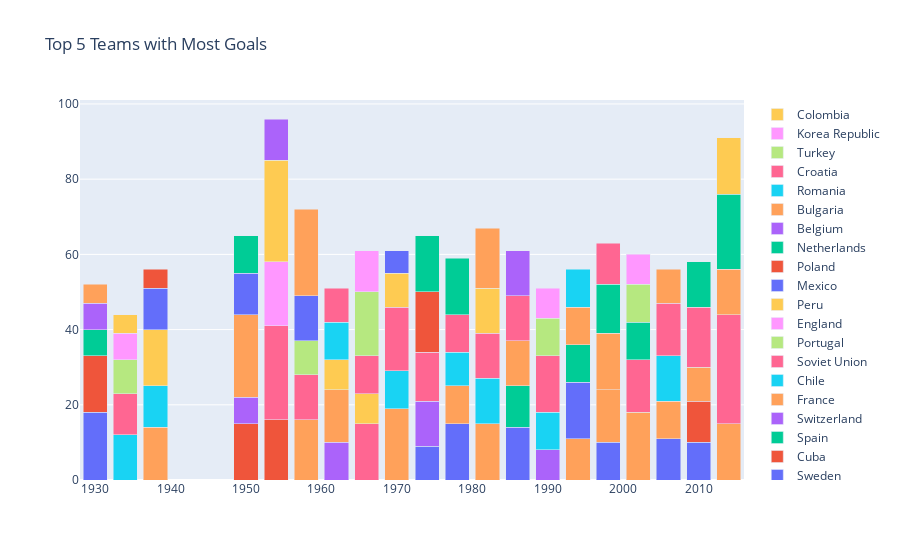

Notebook code for this chart:
### Code cell
import plotly.graph_objects as go
import plotly.offline as pyo

# Initialize Plotly offline mode
pyo.init_notebook_mode(connected=True)

# Check the data for potential issues
print(top5.head())  # Display the first few rows
print(top5.isnull().sum())  # Check for missing values

# Filter out rows with missing data
top5 = top5.dropna(subset=['Country', 'Year', 'Goals'])

# Prepare the data for plotting
data = []
for team in top5['Country'].drop_duplicates().values:
    year = top5[top5['Country'] == team]['Year']
    goal = top5[top5['Country'] == team]['Goals']

    # Ensure non-empty data
    if not year.empty and not goal.empty:
        data.append(go.Bar(x=year, y=goal, name=team))

# Create the layout for the plot
layout = go.Layout(barmode='stack', title='Top 5 Teams with Most Goals', showlegend=True)

# Create the figure and display it
fig = go.Figure(data=data, layout=layout)
fig.show()

### Figure 1 — Plotly figure (JSON) as saved in the notebook; plotly's stock layout.template omitted (floating-point values rounded to 4 significant figures)
{"data": [{"name": "Argentina", "x": [1930, 1974, 1978, 1986, 1998, 2006, 2010], "y": [18, 9, 15, 14, 10, 11, 10], "type": "bar"}, {"name": "Uruguay", "x": [1930, 1950, 1954, 2010], "y": [15, 15, 16, 11], "type": "bar"}, {"name": "USA", "x": [1930], "y": [7], "type": "bar"}, {"name": "Yugoslavia", "x": [1930, 1950, 1962, 1974, 1990], "y": [7, 7, 10, 12, 8], "type": "bar"}, {"name": "Brazil", "x": [1930, 1938, 1950, 1958, 1962, 1970, 1978, 1982, 1994, 1998, 2002, 2006, 2010, 2014], "y": [5, 14, 22, 16, 14, 19, 10, 15, 11, 14, 18, 10, 9, 15], "type": "bar"}, {"name": "Italy", "x": [1934, 1938, 1970, 1978, 1982, 1990, 2006], "y": [12, 11, 10, 9, 12, 10, 12], "type": "bar"}, {"name": "Germany", "x": [1934, 1954, 1958, 1966, 1970, 1974, 1978, 1982, 1990, 2002, 2006, 2010, 2014], "y": [11, 25, 12, 15, 17, 13, 10, 12, 15, 14, 14, 16, 29], "type": "bar"}, {"name": "Czechoslovakia", "x": [1934, 1958, 1990], "y": [9, 9, 10], "type": "bar"}, {"name": "Austria", "x": [1934, 1954], "y": [7, 17], "type": "bar"}, {"name": "Hungary", "x": [1934, 1938, 1954, 1962, 1966, 1982], "y": [5, 15, 27, 8, 8, 12], "type": "bar"}, {"name": "Sweden", "x": [1938, 1950, 1958, 1994], "y": [11, 11, 12, 15], "type": "bar"}, {"name": "Cuba", "x": [1938], "y": [5], "type": "bar"}, {"name": "Spain", "x": [1950, 1986, 1994, 2002], "y": [10, 11, 10, 10], "type": "bar"}, {"name": "Switzerland", "x": [1954], "y": [11], "type": "bar"}, {"name": "France", "x": [1958, 1982, 1986, 1998, 2006, 2014], "y": [23, 16, 12, 15, 9, 12], "type": "bar"}, {"name": "Chile", "x": [1962], "y": [10], "type": "bar"}, {"name": "Soviet Union", "x": [1962, 1966, 1986], "y": [9, 10, 12], "type": "bar"}, {"name": "Portugal", "x": [1966], "y": [17], "type": "bar"}, {"name": "England", "x": [1966, 1990], "y": [11, 8], "type": "bar"}, {"name": "Peru", "x": [1970], "y": [9], "type": "bar"}, {"name": "Mexico", "x": [1970], "y": [6], "type": "bar"}, {"name": "Poland", "x": [1974], "y": [16], "type": "bar"}, {"name": "Netherlands", "x": [1974, 1978, 1998, 2010, 2014], "y": [15, 15, 13, 12, 20], "type": "bar"}, {"name": "Belgium", "x": [1986], "y": [12], "type": "bar"}, {"name": "Bulgaria", "x": [1994], "y": [10], "type": "bar"}, {"name": "Romania", "x": [1994], "y": [10], "type": "bar"}, {"name": "Croatia", "x": [1998], "y": [11], "type": "bar"}, {"name": "Turkey", "x": [2002], "y": [10], "type": "bar"}, {"name": "Korea Republic", "x": [2002], "y": [8], "type": "bar"}, {"name": "Colombia", "x": [2014], "y": [15], "type": "bar"}], "layout": {"barmode": "stack", "showlegend": true, "title": {"text": "Top 5 Teams with Most Goals"}}}
